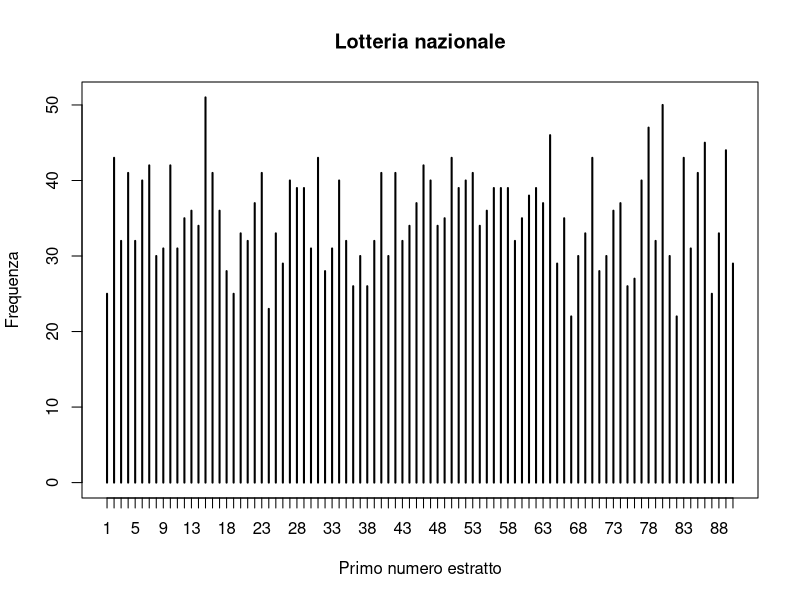

Write the R code that produced this figure.
## ---- chunk 1
rm(list = ls())
lotteria <- read.table("storico.txt", header = FALSE, na.strings = "NAA")
colnames(lotteria) <- c("Data", "Provincia", "N1", "N2", "N3", "N4", "N5")
lotteria$Data <- as.Date(lotteria$Data)

# Seleziono lotteria nazionale (Codice RN)
lot_naz <- lotteria[lotteria$Provincia == "RN", ]

knitr::kable(tail(lot_naz[, -2], 3), row.names = F)
## ---- chunk 2
freq <- c(table(lot_naz$N1))
names(freq) <- 1:90
knitr::kable(t(freq[1:15]))
knitr::kable(t(freq[16:30]))
knitr::kable(t(freq[31:45]))
knitr::kable(t(freq[46:60]))
knitr::kable(t(freq[61:75]))
knitr::kable(t(freq[76:90]))
## ---- chunk 3
#| fig-width: 12
#| fig-height: 6
plot(table(lot_naz$N1), ylab = "Frequenza", xlab = "Primo numero estratto", main = "Lotteria nazionale")
## ---- chunk 4
chisq.test(freq)
